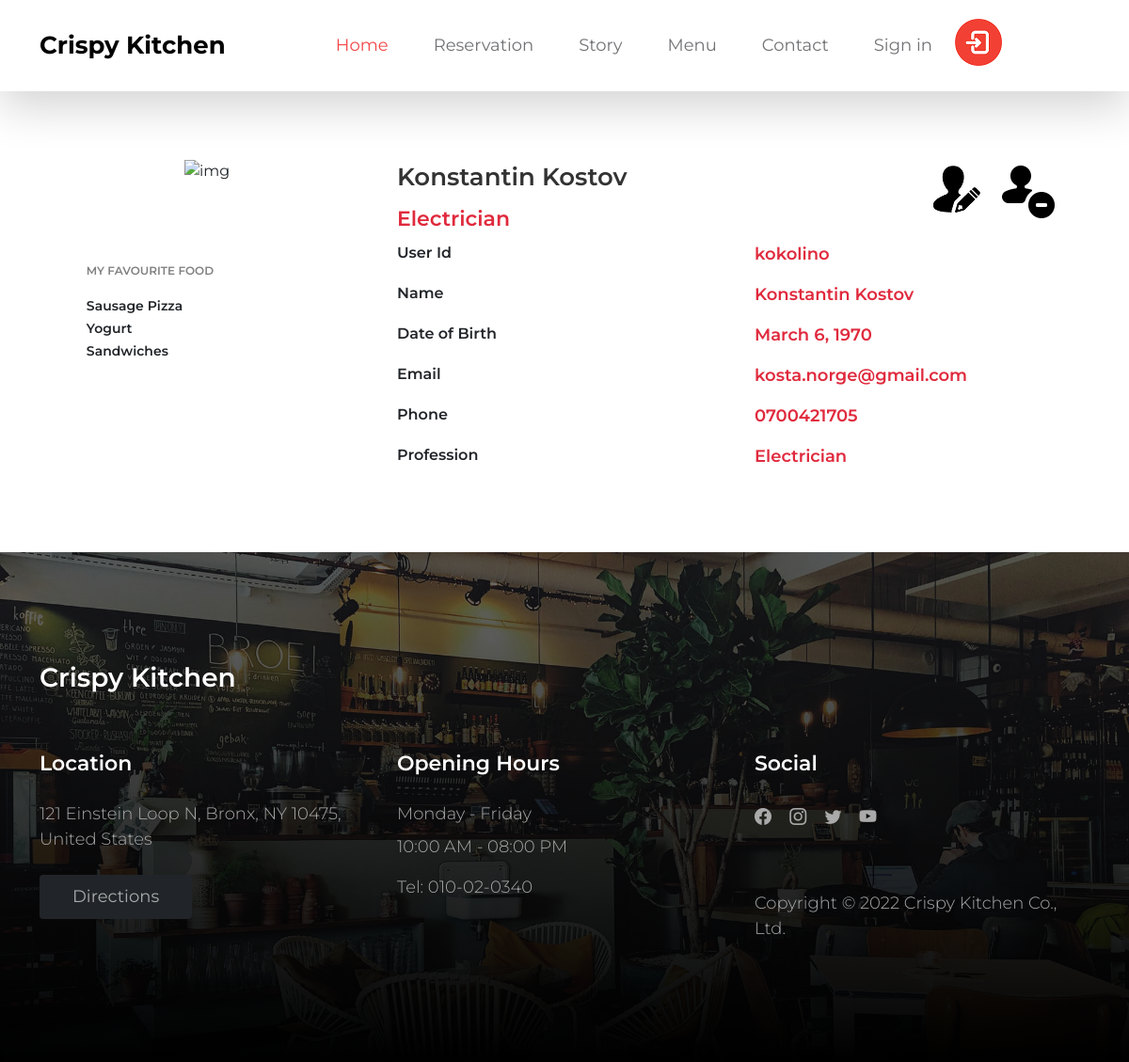
The page /accounts/profile/1/ on the database its author committed.
### Blog/accounts/models.py (models this page shows)
class UserProfile(auth_models.AbstractUser):
    pass
    username = models.CharField(
        max_length=20,
        unique=True
    )
    first_name = models.CharField(
        max_length=50,
    )
    last_name = models.CharField(
        max_length=50,
    )
    date_of_birth = models.DateField(
        null=True,
        blank=True,
    )
    email = models.EmailField(
        max_length=50,
        unique=True
    )
    phone = models.CharField(
        max_length=20,
    )
    profession = models.CharField(
        max_length=30,
    )
    def __str__(self):
        return f'{self.first_name} {self.last_name}'
    photo = CloudinaryField('image')

### Blog/crispy_kitchen/models.py (models this page shows, shortened)
class FoodLike(models.Model):
    food = models.ForeignKey(
        SpecialMenu,
        on_delete=models.CASCADE
    )
    user = models.ForeignKey(
        UserModel,
        on_delete=models.CASCADE,
    )

class SpecialMenu(models.Model):
    CHOICES = (
        ('Breakfast', 'Breakfast'),
        ('Lunch', 'Lunch'),
        ('Dinner', 'Dinner'),
    )
    type_of_meal = models.CharField(
        max_length=30,
        choices=CHOICES,
    )
    name_of_the_food = models.CharField(
        max_length=30,
    )
    price = models.FloatField()
    photo = CloudinaryField('image')
    description = models.TextField()
    best_offers = models.BooleanField(
        null=True,
        blank=True,
    )

### Blog/accounts/views.py (the view)
# urls.py: path('', ProfileDetailsView.as_view(), name='profile details'),
class ProfileDetailsView(views.DetailView):
    model = UserModel
    template_name = 'user_profile.html'
    def get_context_data(self, **kwargs):
        context = super().get_context_data(**kwargs)
        context['likes'] = FoodLike.objects.all()
        return context

### Blog/accounts/templates/user_profile.html (shortened to what this page needs)
{% extends 'base.html' %}
{% load static %}
{% block profile %}
    <link href="{% static 'css/profile.css' %}" rel="stylesheet">
            <link href="//maxcdn.bootstrapcdn.com/bootstrap/4.1.1/css/bootstrap.min.css" rel="stylesheet" id="bootstrap-css">
{% endblock %}
{% block content %}
<div class="container emp-profile">
    <form method="post">
        <div class="row">
            <div class="col-md-4">
                <div class="profile-img">
                    <img src="{{ object.photo.url }}" alt="img">
                </div>
            </div>
            <div class="col-md-6">
                <div class="profile-head">
                    <h5>
                        {{ object }}
                    </h5>
                    <h6>
                        {{ object.profession }}
                    </h6>
                </div>
            </div>
            <div class="col-md-2">
                <a href="{% url 'profile edit' pk=request.user.pk%}"><img src="/media/download_images/Users-Edit-User-icon.png" alt="img"></a>
                <a  style="position: relative; bottom: -3px; left: 15px" href="{% url 'profile delete' pk=request.user.pk %}"><img src="/media/download_images/delete-user.png" alt="img"></a>
            </div>
        </div>
        <div class="row">
            <div class="col-md-4">
                <div class="profile-work">
                    <p>MY FAVOURITE FOOD</p>
                    {% for like in likes %}
                        {% if object.pk == like.user.pk %}
                    <a>{{ like.food.name_of_the_food }}</a><br/>
                        {% endif %}
                    {% endfor %}
                </div>
            </div>
            <div class="col-md-8">
                <div class="tab-content profile-tab" id="myTabContent">
                    <div class="tab-pane fade show active" id="home" role="tabpanel" aria-labelledby="home-tab">
                        <div class="row">
                            <div class="col-md-6">
                                <label>User Id</label>
                            </div>
                            <div class="col-md-6">
                                <p>{{ object.username }}</p>
                            </div>
                        </div>
                        <div class="row">
                            <div class="col-md-6">
                                <label>Name</label>
                            </div>
                            <div class="col-md-6">
                                <p>{{ object }}</p>
                            </div>
                        </div>
                        <div class="row">
                            <div class="col-md-6">
                                <label>Date of Birth</label>
                            </div>
                            <div class="col-md-6">
                                <p>{{ object.date_of_birth }}</p>
                            </div>
                        </div>
                        <div class="row">
                            <div class="col-md-6">
                                <label>Email</label>
                            </div>
                            <div class="col-md-6">
                                <p>{{ object.email }}</p>
                            </div>
                        </div>
                        <div class="row">
                            <div class="col-md-6">
                                <label>Phone</label>
                            </div>
                            <div class="col-md-6">
                                <p>{{ object.phone }}</p>
                            </div>
                        </div>
                        <div class="row">
                            <div class="col-md-6">
                                <label>Profession</label>
                            </div>
                            <div class="col-md-6">
                                <p>{{ object.profession }}</p>
                            </div>
                        </div>
                    </div>
                </div>
            </div>
        </div>
    </form>
</div>
{% endblock %}

### templates/base.html (shortened to what this page needs)
{% load static %}
<!doctype html>
<html lang="en">
<head>
    {% block profile %}
    {% endblock %}
    <link href="{% static 'css/bootstrap.min.css' %}" rel="stylesheet">
    <link href="{% static 'css/bootstrap-icons.css' %}" rel="stylesheet">
    <link href="{% static 'css/tooplate-crispy-kitchen.css' %}" rel="stylesheet">
</head>
<body>
<nav class="navbar navbar-expand-lg bg-white shadow-lg">
    <div class="container">
        <a class="navbar-brand" href="{% url 'index' %}">
            Crispy Kitchen
        </a>
        <div class="collapse navbar-collapse" id="navbarNav">
            <ul class="navbar-nav mx-auto">
                <li class="nav-item">
                    <a class="nav-link active" href="{% url 'index' %}">Home</a>
                </li>
                     {% if request.user.is_authenticated%}
                <li class="nav-item">
                    <a class="nav-link " href="{% url 'reservation' %}">Reservation</a>
                </li>
                     {% else %}
                 <li class="nav-item">
                    <a class="nav-link " href="{% url 'sign in' %}">Reservation</a>
                </li>
                     {% endif %}
                <li class="nav-item">
                    <a class="nav-link" href="{% url 'about' %}">Story</a>
                </li>
                <li class="nav-item">
                    <a class="nav-link" href="{% url 'menu' %}">Menu</a>
                </li>
                <li class="nav-item">
                    <a class="nav-link" href="{% url 'contact' %}">Contact</a>
                </li>
                {% if  not request.user.is_authenticated %}
                    <li class="nav-item">
                    <a href="{% url 'sign in' %}" class="nav-link">Sign in</a>
                </li>
                    <a href="{% url 'sign in' %}"><img src="/media/download_images/log-in.png" alt="img"></a>
                {% endif %}
    </div>
</nav>
{% block content %}
{% endblock %}
<footer class="site-footer section-padding">
    <div class="container">
        <div class="row">
            <div class="col-12">
                <h4 class="text-white mb-4 me-5">Crispy Kitchen</h4>
            </div>
            <div class="col-lg-4 col-md-7 col-xs-12 tooplate-mt30">
                <h6 class="text-white mb-lg-4 mb-3">Location</h6>
                <p>121 Einstein Loop N, Bronx, NY 10475, United States</p>
                <a href="https://goo.gl/maps/wZVGLA7q64uC1s886" class="custom-btn btn btn-dark mt-2">Directions</a>
            </div>
            <div class="col-lg-4 col-md-5 col-xs-12 tooplate-mt30">
                <h6 class="text-white mb-lg-4 mb-3">Opening Hours</h6>
                <p class="mb-2">Monday - Friday</p>
                <p>10:00 AM - 08:00 PM</p>
                <p>Tel: <a href="tel: 010-02-0340" class="tel-link">010-02-0340</a></p>
            </div>
            <div class="col-lg-4 col-md-6 col-xs-12 tooplate-mt30">
                <h6 class="text-white mb-lg-4 mb-3">Social</h6>
                <ul class="social-icon">
                    <li><a href="https://www.facebook.com/profile.php?id=100087961795193&is_tour_dismissed=true" class="social-icon-link bi-facebook"></a></li>
                    <li><a href="https://www.instagram.com/crispy.citchen/" class="social-icon-link bi-instagram"></a></li>
                    <li><a href="https://twitter.com/CrispyKitchen77" target="_blank"
                           class="social-icon-link bi-twitter"></a></li>
                    <li><a href="https://www.youtube.com/watch?v=0rojBGuDizA" class="social-icon-link bi-youtube"></a></li>
                </ul>
                <p class="copyright-text tooplate-mt60">Copyright © 2022 Crispy Kitchen Co., Ltd.
            </div>
        </div>
    </div>
</footer>
</body>
</html>

### static/css/profile.css (style rules this page uses)
body { background: -webkit-linear-gradient(left, #CBCCCEFF, #737579FF); }
.emp-profile { padding: 3%; margin-top: 3%; margin-bottom: 3%; border-radius: 0.5rem; background: #fff; }
.profile-img { text-align: center; }
.profile-img img { width: 70%; height: 100%; }
.profile-head h5 { color: #333; }
.profile-head h6 { color: #e02a3d; }
.profile-work { padding: 14%; margin-top: -15%; }
.profile-work p { font-size: 12px; color: #818182; font-weight: 600; margin-top: 10%; }
.profile-work a { text-decoration: none; color: #495057; font-weight: 600; font-size: 14px; }
.profile-tab label { font-weight: 600; }
.profile-tab p { font-weight: 600; color: #e02a3d; }

### static/css/tooplate-crispy-kitchen.css (style rules this page uses)
:root { --white-color: #FFFFFF; --primary-color: #f44749; --secondary-color: #f3af24; --section-bg-color: #F9F9F9; --dark-color: #000000; --title-color: #565758; --news-title-color: #292828; --p-color: #717275; --border-color: #eaeaea; --border-radius-default: .25rem; --body-font-family: 'Montserrat', sans-serif; --h1-font-size: 76px; --h2-font-size: 56px; --h3-font-size: 42px; --h4-font-size: 28px; --h5-font-size: 26px; --h6-font-size: 22px; --p-font-size: 18px; --menu-font-size: 18px; --category-font-size: 14px; --font-weight-light: 300; --font-weight-normal: 400; --font-weight-semibold: 600; --font-weight-bold: 700; }
body { background: var(--white-color); font-family: var(--body-font-family); position: relative; }
h2, h3, h4, h5, h6 { color: var(--dark-color); line-height: inherit; }
h1, h2, h3, h4, h5, h6 { font-weight: var(--font-weight-semibold); }
h4 { font-size: var(--h4-font-size); }
h5 { font-size: var(--h5-font-size); }
h6 { font-size: var(--h6-font-size); }
p, .list .list-item { color: var(--p-color); font-size: var(--p-font-size); font-weight: var(--font-weight-light); }
a, button { touch-action: manipulation; transition: all 0.3s; }
a { color: var(--secondary-color); text-decoration: none; }
.section-padding { padding-top: 8rem; padding-bottom: 8rem; }
.custom-btn { border: 0; color: var(--white-color); font-size: var(--menu-font-size); padding: 10px 35px; }
.navbar { background: var(--white-color); padding-top: 20px; padding-bottom: 20px; }
.navbar-brand { color: var(--dark-color); font-size: var(--h5-font-size); font-weight: var(--font-weight-bold); margin-right: 0; }
.navbar-expand-lg .navbar-nav .nav-link { padding-right: 1.5rem; padding-left: 1.5rem; }
.navbar-expand-lg .nav-link { color: var(--p-color); font-weight: var(--font-weight-normal); font-size: var(--menu-font-size); padding-top: 15px; padding-bottom: 15px; }
.navbar-nav .nav-link.active, .nav-link:focus, .nav-link:hover { color: var(--primary-color); }
.site-footer { background-image: url('../images/daan-evers-tKN1WXrzQ3s-unsplash.jpg'); background-repeat: no-repeat; background-position: center; background-size: cover; padding-top: 7rem; padding-bottom: 7rem; position: relative; }
.site-footer::before { content: ""; background: linear-gradient(to top, var(--dark-color), transparent 200%); position: absolute; top: 0; right: 0; bottom: 0; left: 0; }
.site-footer .container { position: relative; }
.tooplate-mt30 { margin-top: 30px; }
.tooplate-mt60 { margin-top: 60px; }
.copyright-text { font-size: var(--menu-font-size); }
.tel-link { color: var(--p-color); }
.site-footer a { color: #AAA;; }
.site-footer p { color: #AAA; }
.social-icon { margin: 0; padding: 0; }
.social-icon li { list-style: none; display: inline-block; vertical-align: top; transition: all 0.3s; }
.social-icon-link { color: var(--p-color); font-size: var(--p-font-size); display: inline-block; vertical-align: top; margin-top: 4px; margin-bottom: 4px; margin-right: 15px; }

### rows shown on the page
UserProfile: first_name+last_name "Konstantin Kostov", profession "Electrician", username "kokolino", date_of_birth "March 6, 1970", email "kosta.norge@gmail.com", phone "0700421705"
FoodLike: food.name_of_the_food "Sausage Pizza"
FoodLike: food.name_of_the_food "Yogurt"
FoodLike: food.name_of_the_food "Sandwiches"
